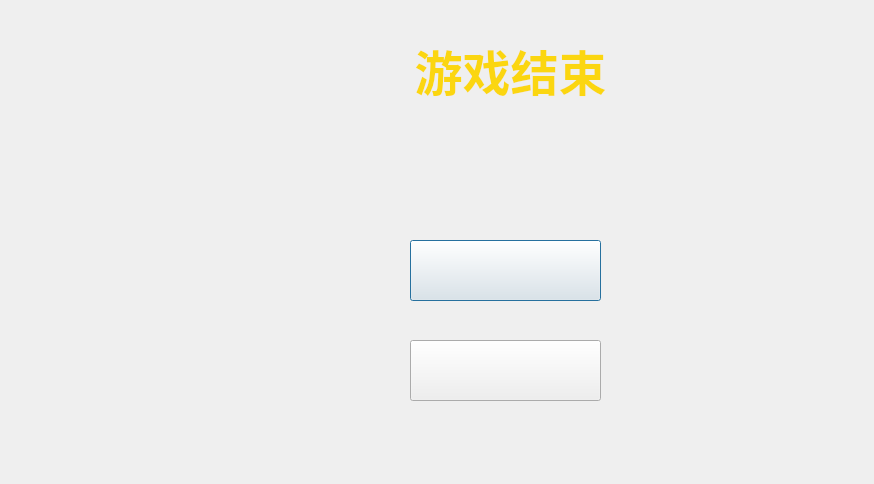
<?xml version="1.0" encoding="UTF-8"?>
<ui version="4.0">
 <class>over</class>
 <widget class="QDialog" name="over">
  <property name="geometry">
   <rect>
    <x>0</x>
    <y>0</y>
    <width>874</width>
    <height>484</height>
   </rect>
  </property>
  <property name="windowTitle">
   <string>Dialog</string>
  </property>
  <widget class="QPushButton" name="pushButton">
   <property name="geometry">
    <rect>
     <x>410</x>
     <y>240</y>
     <width>191</width>
     <height>61</height>
    </rect>
   </property>
   <property name="text">
    <string/>
   </property>
   <property name="icon">
    <iconset resource="src.qrc">
     <normaloff>:/img/buwanl.jpg</normaloff>:/img/buwanl.jpg</iconset>
   </property>
   <property name="iconSize">
    <size>
     <width>300</width>
     <height>200</height>
    </size>
   </property>
  </widget>
  <widget class="QPushButton" name="pushButton_2">
   <property name="geometry">
    <rect>
     <x>410</x>
     <y>340</y>
     <width>191</width>
     <height>61</height>
    </rect>
   </property>
   <property name="text">
    <string/>
   </property>
   <property name="icon">
    <iconset resource="src.qrc">
     <normaloff>:/img/again.jpg</normaloff>:/img/again.jpg</iconset>
   </property>
   <property name="iconSize">
    <size>
     <width>300</width>
     <height>200</height>
    </size>
   </property>
  </widget>
  <widget class="QTextEdit" name="textEdit">
   <property name="geometry">
    <rect>
     <x>320</x>
     <y>30</y>
     <width>381</width>
     <height>101</height>
    </rect>
   </property>
   <property name="font">
    <font>
     <family>华文琥珀</family>
     <pointsize>36</pointsize>
     <weight>75</weight>
     <bold>true</bold>
    </font>
   </property>
   <property name="styleSheet">
    <string notr="true">background:transparent;</string>
   </property>
   <property name="html">
    <string>&lt;!DOCTYPE HTML PUBLIC &quot;-//W3C//DTD HTML 4.0//EN&quot; &quot;http://www.w3.org/TR/REC-html40/strict.dtd&quot;&gt;
&lt;html&gt;&lt;head&gt;&lt;meta name=&quot;qrichtext&quot; content=&quot;1&quot; /&gt;&lt;style type=&quot;text/css&quot;&gt;
p, li { white-space: pre-wrap; }
&lt;/style&gt;&lt;/head&gt;&lt;body style=&quot; font-family:'华文琥珀'; font-size:36pt; font-weight:600; font-style:normal;&quot;&gt;
&lt;p align=&quot;center&quot; style=&quot; margin-top:0px; margin-bottom:0px; margin-left:0px; margin-right:0px; -qt-block-indent:0; text-indent:0px;&quot;&gt;&lt;span style=&quot; color:#fbd610;&quot;&gt;游戏结束&lt;/span&gt;&lt;/p&gt;&lt;/body&gt;&lt;/html&gt;</string>
   </property>
  </widget>
 </widget>
 <resources>
  <include location="src.qrc"/>
 </resources>
 <connections/>
</ui>
